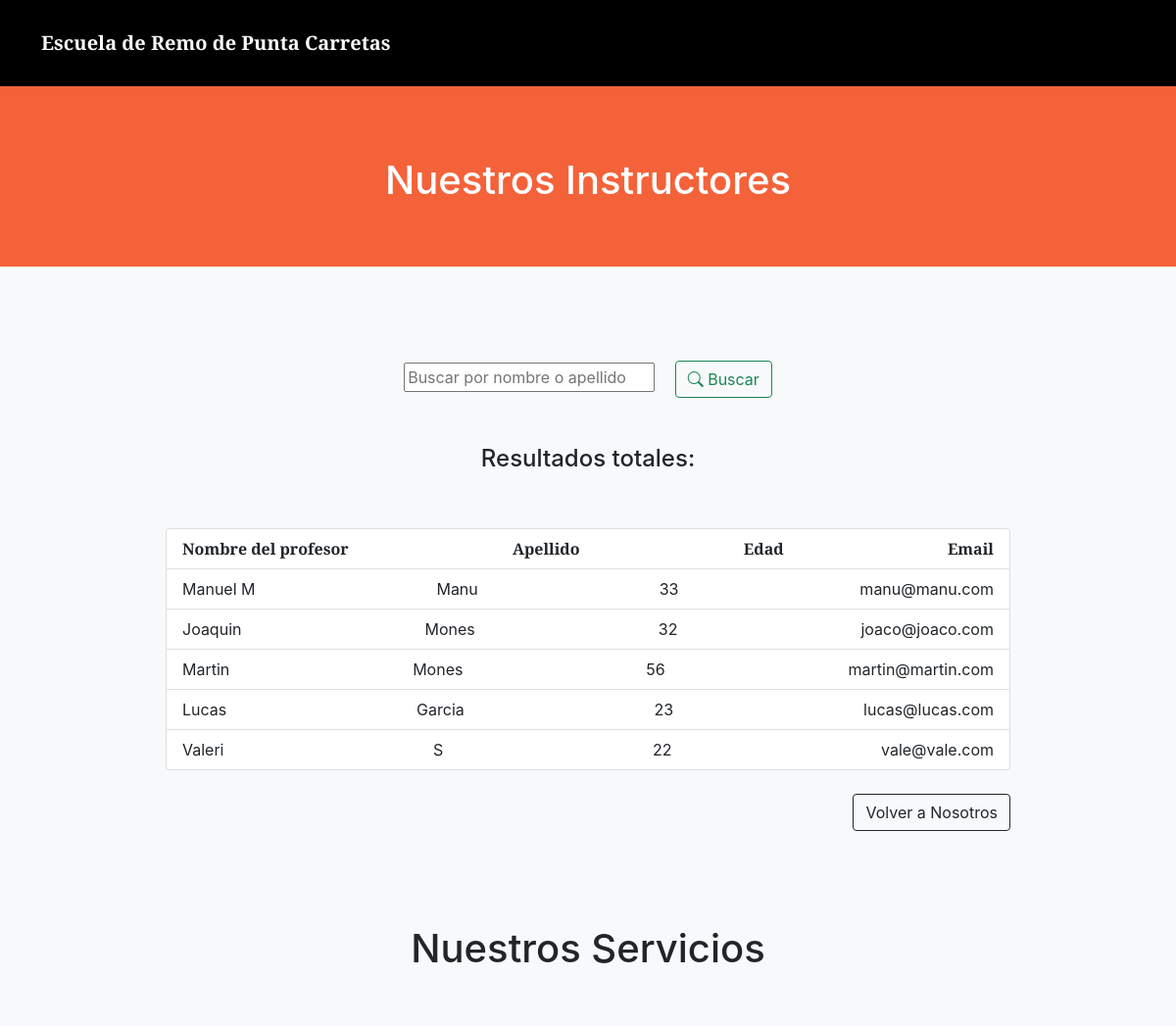
The app's page /profesores/ (upper part), older data.
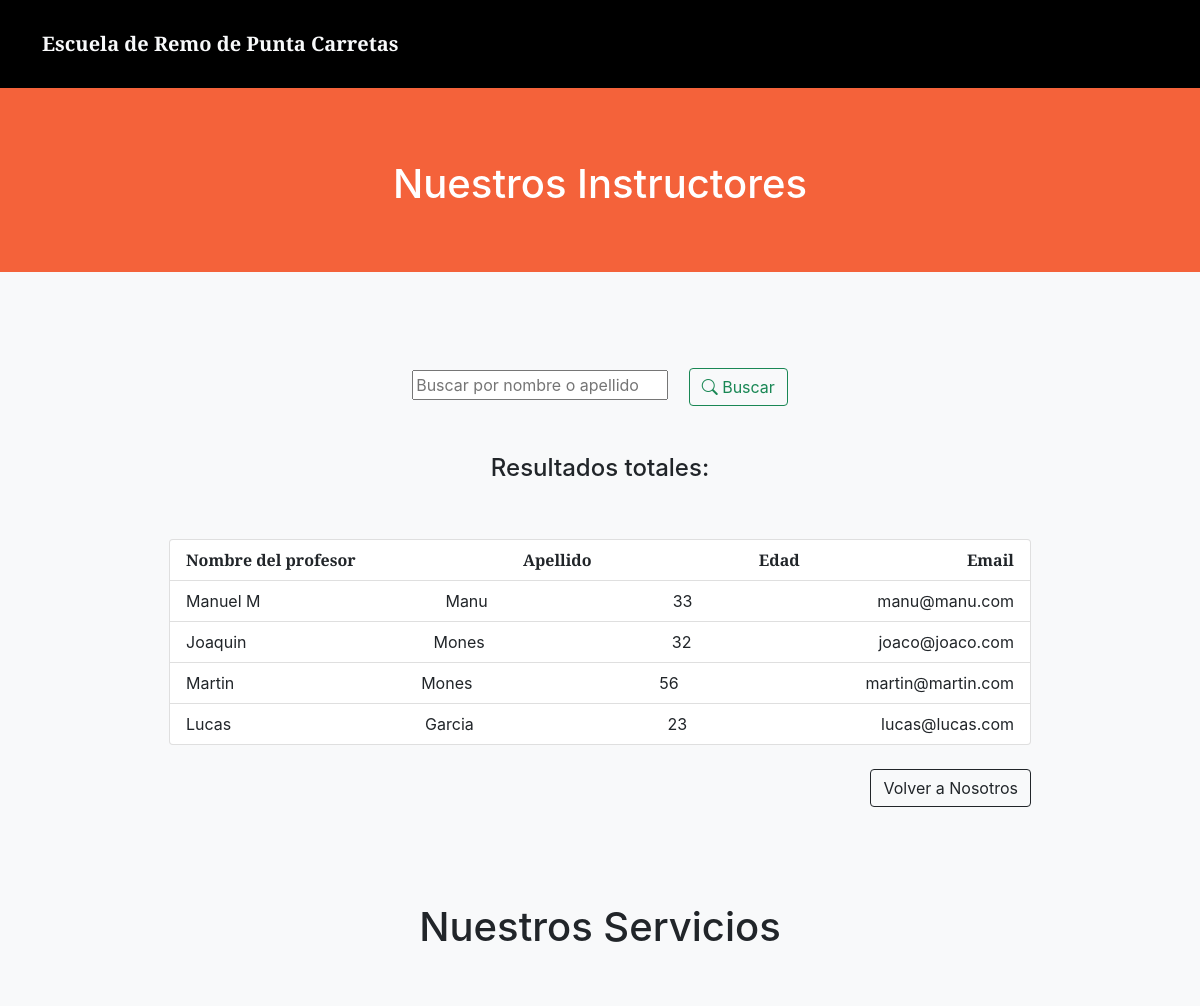
The same page, newer data.
### perfilesapp/models.py (models this page shows)
class Profesor(models.Model):
    nombreprofesor = models.CharField("Nombre Profesor", max_length=30)
    apellidoprofesor = models.CharField("Apellido Profesor", max_length=30)
    edadprofesor = models.SmallIntegerField("Edad")
    emailprofesor = models.EmailField("E-mail")
    class Meta:
        verbose_name_plural = "Profesores"

### perfilesapp/views.py (the view)
# urls.py: path('profesores/', profesores, name="profesores"),
def profesores(request):
    if request.method == "POST":
        search = request.POST["search"]
        if search != "":
            profesores = Profesor.objects.filter( Q(nombreprofesor__icontains=search) | Q(apellidoprofesor__icontains=search)).values()
            return render(request,"perfilesapp/profesores.html", {"profesores": profesores, "search":True, "busqueda":search})
    profesores = Profesor.objects.all()
    return render(request, "perfilesapp/profesores.html", {"profesores": profesores} )

### perfilesapp/templates/perfilesapp/profesores.html (shortened to what this page needs)
{% extends 'perfilesapp/base.html' %}
{% load static %}
{% block about %}
<div>
    <p class="justify-content-center">
        <h1 style="color:white" >
            <br>
            <br>
            Nuestros Instructores
            <br>
            <br>
        </h1>
    </p>
</div>
{% endblock %}
{% block servicios %}
<div>
    <section class="bg-light py-5">
        <div class="container px-lg-5">
            <form action="" method="post" class="text-center">
                <input type="search" name="search" placeholder="Buscar por nombre o apellido" aria-label="search">
                <button class="btn btn-outline-success text-nowrap ms-3 my-2 my-sm-0" type="submit"> <i class="bi bi-search"></i> Buscar</button>
            </form>
            <br>
            <br>
            <h4 class="text-center">
                Resultados
                {% if search %}
                    para "{{busqueda}}":
                {% else %}
                    totales:
                {% endif %}
            </h4>
            <div class="row gx-5 justify-content-center">
            <div class="col-lg-10">
            <br>
            <br>
            <ul class="list-group list-group">
                <li class="list-group-item d-flex justify-content-between align-items-start">
                    <b class="col-md-auto">Nombre del profesor</b>
                    <b class="col-md-auto">Apellido</b>
                    <b class="col-md-auto">Edad</b>
                    <b class="col-md-auto">Email</b>
                </li>
                {% for profesor in profesores %}
                    <li class="list-group-item d-flex justify-content-between align-items-start">
                        <span class="col-md-auto">{{profesor.nombreprofesor}}</span>
                        <span class="col-md-auto">{{profesor.apellidoprofesor}}</span>
                        <span class="col-md-auto">{{profesor.edadprofesor}}</span>
                        <span class="col-md-auto">{{profesor.emailprofesor}}</span>
                    </li>
                {% endfor %}
            </ul>
            <br>
            <div style="text-align:right">
                <a href="{% url 'nosotros' %}"><button class="btn btn-outline-dark">Volver a Nosotros</button></a>
            </div>
        </div>
    </section>
</div>
{% endblock %}

### perfilesapp/templates/perfilesapp/base.html (shortened to what this page needs)
{% load static %}
<!DOCTYPE html>
<html lang="es">
    <head>
        <link href="https://cdn.jsdelivr.net/npm/bootstrap-icons@1.5.0/font/bootstrap-icons.css" rel="stylesheet" />
        <link href="https://cdnjs.cloudflare.com/ajax/libs/SimpleLightbox/2.1.0/simpleLightbox.min.css" rel="stylesheet" />
        <link href="{% static 'css/styles.css' %}" rel="stylesheet" />
    </head>
    <body id="page-top">
        <nav class="navbar navbar-expand-xxl navbar-light bg-black fixed-top py-4 " id="mainNav">
            <div class="container px-40 px-lg-40">
                <a class="navbar-brand text-light" href="{% url 'inicio' %}"><b>Escuela de Remo de Punta Carretas</b></a>
                <button class="navbar-toggler navbar-toggler-right" type="button" data-bs-toggle="collapse" data-bs-target="#navbarResponsive" aria-controls="navbarResponsive" aria-expanded="false" aria-label="Toggle navigation"><span class="navbar-toggler-icon"></span></button>
            </div>
        </nav>
        {% block encabezado %}
        <section class="page-section bg-light py-5" id="about">
            <div style="background-color:#f4623a;">
                <div class="container px-4 px-lg-5 ">
                    <div class="row gx-4 gx-lg-5 justify-content-center ">
                      <div class="col-lg-8 text-center ">
                          <h2 class="text-white mt-0">{% block about %} {% endblock %} </h2>
                      </div>
                    </div>
                </div>
            </div>
        </section>
        {% endblock %}
        {% block servicios %}
        {% endblock %}
        {% block portfolio %}
        <section class="bg-light py-5">
            <h1 class="text-center">Nuestros Servicios</h1>
        </section>
        {% endblock %}
    </body>
</html>

Row changes from the older to the newer data that the page shows:
removed Profesor: nombreprofesor "Valeri", apellidoprofesor "S", edadprofesor "22", emailprofesor "vale@vale.com"
